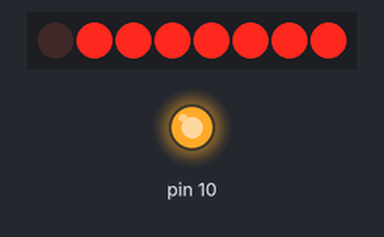
This sketch was run on a simulated Arduino Uno, built with avr-gcc and run on an emulated ATmega328P. Shown: 8 shift-register outputs drawn as a row of LEDs (first output left, lit = HIGH), output pins drawn as LEDs (lit = HIGH). Wiring (inferred from the names in the program): shift register (74HC595): latch pin 8. Wiring (inferred from the signals the program sends): row of LEDs: on Q0, Q1, Q2, Q3, Q4, Q5, Q6, Q7. Pins used as bus, display or sensor lines are not drawn.

Above: at 0.12 s.
At 1.12 s:
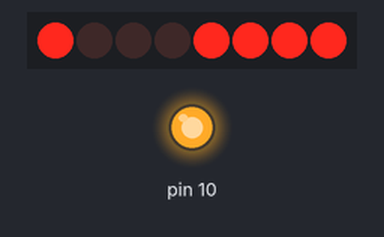
At 2.12 s:
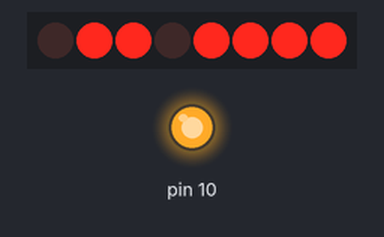
At 4.12 s:
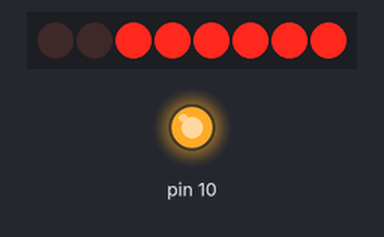
At 6.12 s:
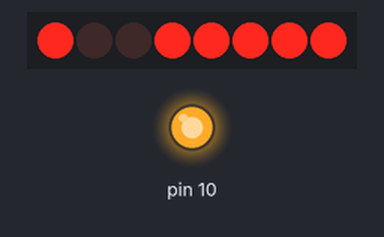
At 8.37 s:
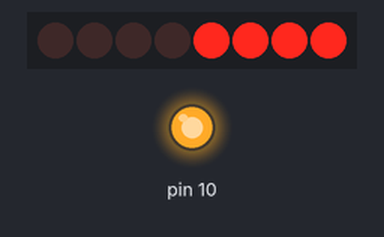
Timing chart, 0 to 8.7 s (numbered marks = the images above):
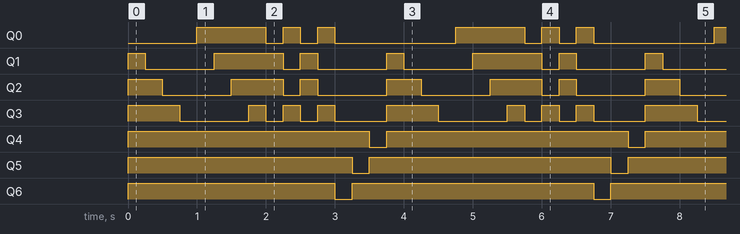

Measured:
- by itself, Q0: repeats every 3.8 s: 2 × (LOW 0.25 s, HIGH 0.25 s), LOW 1.8 s, HIGH 1.0 s
- by itself, Q1: repeats every 3.8 s: LOW 1.0 s, HIGH 1.0 s, LOW 0.25 s, HIGH 0.25 s, LOW 1.0 s, HIGH 0.25 s
- by itself, Q2: repeats every 3.8 s: LOW 1.0 s, HIGH 0.75 s, LOW 0.25 s, HIGH 0.25 s, LOW 1.0 s, HIGH 0.50 s
- by itself, Q3: repeats every 3.8 s: LOW 1.0 s, 2 × (HIGH 0.25 s, LOW 0.25 s), HIGH 0.25 s, LOW 0.75 s, HIGH 0.75 s
- by itself, Q4, Q5: alternates HIGH for 3.5 s and LOW for 0.25 s
- by itself, Q6: repeats every 3.8 s: LOW 0.25 s, HIGH 3.5 s

The sketch:

Ardu8_06_Leds595_Animation.ino
```cpp
/*
  Робототехнический контроллер «Кибернетический»: анимация из кадров

  Анимация хранится в массиве: каждый байт — один кадр (какие светодиоды горят).
  Добавьте свои кадры в массив frames.

  Плата в Arduino IDE: Arduino Uno. Кабель USB-C — в ВЕРХНИЙ разъём (Arduino).
  DIP-переключатель: DIP1 и DIP4 = OFF, DIP5 = ON (светодиоды).
*/

#include <SPI.h>

const int LATCH_595 = 8;

// Кадры: 1 в бите = горит. Биты: 1 LED1, 2 LED2, 4 LED3, 8 LED4, 16 синий, 32 зелёный, 64 красный
byte frames[] = {
  0b0001, 0b0011, 0b0111, 0b1111,      // заполнение
  0b1110, 0b1100, 0b1000, 0b0000,      // убывание
  0b1001, 0b0110, 0b1001, 0b0110,      // «мигалка»
  0b1111 | 64, 0b1111 | 32, 0b1111 | 16 // все зелёные + разные цвета RGB
};
const int FRAME_COUNT = sizeof(frames);  // сколько кадров в массиве

void showLeds(byte leds) {
  digitalWrite(LATCH_595, LOW);
  SPI.transfer(~leds);
  digitalWrite(LATCH_595, HIGH);
}

void setup() {
  pinMode(LATCH_595, OUTPUT);
  pinMode(10, OUTPUT);
  digitalWrite(10, HIGH);
  SPI.begin();
}

void loop() {
  for (int i = 0; i < FRAME_COUNT; i++) {
    showLeds(frames[i]);
    delay(250);
  }
}
```
